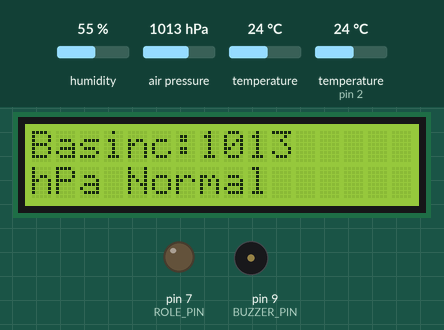
Simulated run of this sketch. Board: Arduino Uno, built with avr-gcc and run on an emulated ATmega328P. Shown: 16×2 character LCD, output pins drawn as LEDs (lit = HIGH), buzzer (waves = sounding, pin HIGH). The test bench sets the inputs (shaded band); at power-on: humidity 55 %, air pressure 1013 hPa, temperature (sensor on pin 2) 24 °C, temperature 24 °C. What the sketch prints to the serial monitor is not drawn.

Above: at 3.2 s.
3.3 s: humidity set to 73 %
At 7.7 s:
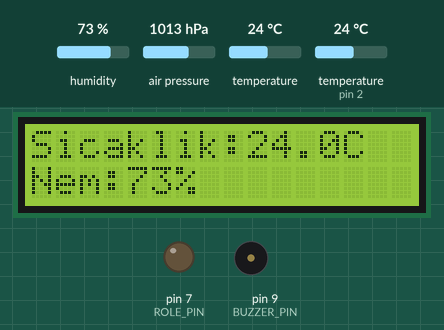
9.8 s: humidity set to 76 %
At 12.0 s:
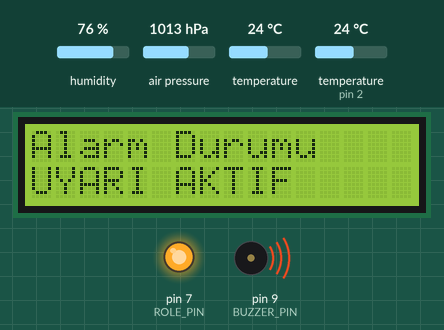
13.5 s: air pressure set to 952 hPa
16.3 s: temperature (sensor on pin 2) set to 12 °C
18.7 s: air pressure set to 1002 hPa
At 24.1 s:
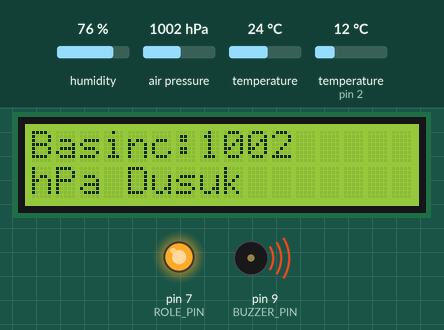
25.2 s: air pressure set to 1006 hPa
At 31.37 s:
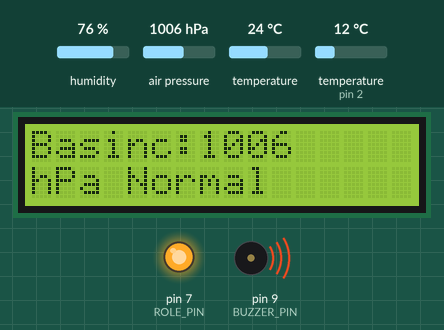
Timing chart, 0 to 32.7 s (numbered marks = the images above; inputs shaded):
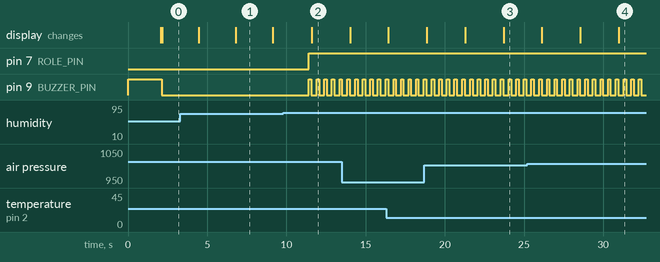

Measured:
- the behaviour switches between 74 and 75 % on humidity (found by bisection; images 1 and 2)
- the behaviour switches between 1004 and 1005 hPa on air pressure (found by bisection; images 3 and 4)
- after the input at 9.8 s, pin 7 (ROLE_PIN): LOW → HIGH after 1.6 s; pin 9 (BUZZER_PIN): alternates HIGH for 0.15 s and LOW for 0.33 s, starting after 1.6 s; the display: changes after 1.8 s (image 2)
- after the input at 25.2 s, the display: first differs from a run without the input after 5.8 s (image 4)
- what the display in image 1 shows lasts 2.3 s, from 6.8 s to 9.1 s

The sketch:

hava_durumu_istasyonu.ino
```cpp
#include <Wire.h>
#include <LiquidCrystal_I2C.h>
#include <DHT.h>
#include <Adafruit_BMP085.h>

// -------------------- PIN TANIMLARI --------------------
#define DHTPIN 2
#define DHTTYPE DHT11

#define ROLE_PIN 7
#define BUZZER_PIN 9

// -------------------- NESNELER --------------------
DHT dht(DHTPIN, DHTTYPE);
Adafruit_BMP085 bmp;

// LCD adresi genellikle 0x27 veya 0x3F olur.
// LCD çalışmazsa 0x27 yerine 0x3F deneyin.
LiquidCrystal_I2C lcd(0x27, 16, 2);

// -------------------- EŞİK DEĞERLER --------------------
float sicaklikAlarmEsigi = 30.0;  // C
float nemAlarmEsigi = 75.0;       // %
float dusukBasincEsigi = 990.0;  // hPa

// -------------------- ZAMANLAMA --------------------
unsigned long oncekiEkranZamani = 0;
int ekranSayfasi = 0;

void setup() {
  Serial.begin(9600);

  pinMode(ROLE_PIN, OUTPUT);
  pinMode(BUZZER_PIN, OUTPUT);

  digitalWrite(ROLE_PIN, LOW);
  digitalWrite(BUZZER_PIN, HIGH);

  lcd.init();
  lcd.backlight();

  lcd.setCursor(0, 0);
  lcd.print("Robomer");
  lcd.setCursor(0, 1);
  lcd.print("Hava Durumu");
  delay(2000);
  lcd.clear();

  dht.begin();

  if (!bmp.begin()) {
    lcd.setCursor(0, 0);
    lcd.print("BMP180 HATA");
    lcd.setCursor(0, 1);
    lcd.print("Baglanti?");
    Serial.println("BMP180 bulunamadi. SDA/SCL ve VCC/GND baglantilarini kontrol edin.");

    while (1) {
      digitalWrite(BUZZER_PIN, HIGH);
      delay(200);
      digitalWrite(BUZZER_PIN, LOW);
      delay(800);
    }
  }
}

void loop() {
  float dhtSicaklik = dht.readTemperature();
  float nem = dht.readHumidity();
  float bmpSicaklik = bmp.readTemperature();
  float basinc = bmp.readPressure() / 100.0; // hPa

  bool dhtHatasi = isnan(dhtSicaklik) || isnan(nem);

  Serial.print("DHT Sicaklik: ");
  Serial.print(dhtSicaklik);
  Serial.print(" C | Nem: ");
  Serial.print(nem);
  Serial.print(" % | BMP Sicaklik: ");
  Serial.print(bmpSicaklik);
  Serial.print(" C | Basinc: ");
  Serial.print(basinc);
  Serial.println(" hPa");

  bool alarmDurumu = false;

  if (!dhtHatasi) {
    if (dhtSicaklik >= sicaklikAlarmEsigi || nem >= nemAlarmEsigi) {
      alarmDurumu = true;
    }
  }

  if (basinc <= dusukBasincEsigi) {
    alarmDurumu = true;
  }

  if (alarmDurumu) {
    digitalWrite(ROLE_PIN, HIGH);
    digitalWrite(BUZZER_PIN, HIGH);
    delay(150);
    digitalWrite(BUZZER_PIN, LOW);
  } else {
    digitalWrite(ROLE_PIN, LOW);
    digitalWrite(BUZZER_PIN, LOW);
  }

  // LCD ekranı sayfa sayfa güncelle
  if (millis() - oncekiEkranZamani > 2000) {
    oncekiEkranZamani = millis();
    ekranSayfasi++;
    if (ekranSayfasi > 2) ekranSayfasi = 0;

    lcd.clear();

    if (dhtHatasi) {
      lcd.setCursor(0, 0);
      lcd.print("DHT11 HATA");
      lcd.setCursor(0, 1);
      lcd.print("D2 kontrol");
      return;
    }

    if (ekranSayfasi == 0) {
      lcd.setCursor(0, 0);
      lcd.print("Sicaklik:");
      lcd.print(dhtSicaklik, 1);
      lcd.print("C");

      lcd.setCursor(0, 1);
      lcd.print("Nem:");
      lcd.print(nem, 0);
      lcd.print("%");
    }

    else if (ekranSayfasi == 1) {
      lcd.setCursor(0, 0);
      lcd.print("Basinc:");
      lcd.print(basinc, 0);

      lcd.setCursor(0, 1);
      lcd.print("hPa ");
      if (basinc > 1015) {
        lcd.print("Yuksek");
      } else if (basinc < 1005) {
        lcd.print("Dusuk");
      } else {
        lcd.print("Normal");
      }
    }

    else {
      lcd.setCursor(0, 0);
      lcd.print("Alarm Durumu");

      lcd.setCursor(0, 1);
      if (alarmDurumu) {
        lcd.print("UYARI AKTIF");
      } else {
        lcd.print("Normal");
      }
    }
  }

  delay(300);
}
```
